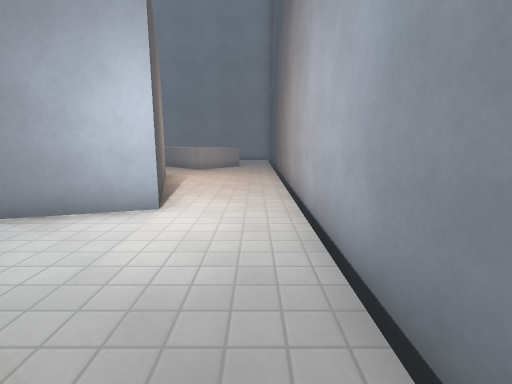
view 1 (above)

19 first-person views from a walk through a Godot game level. The camera is 1.3 m above the floor, tilts 10° down and sees 85° across. The floor is counted in squares, 1 m on a side. Each view is taken from the middle of a square. On the plan, view 1 faces up. The plan holds only what a view shows up to about 13 squares ahead; the rest is blank. The place goes on beyond the plan. Surface patterns are stand-ins for the level's own textures.

view 2
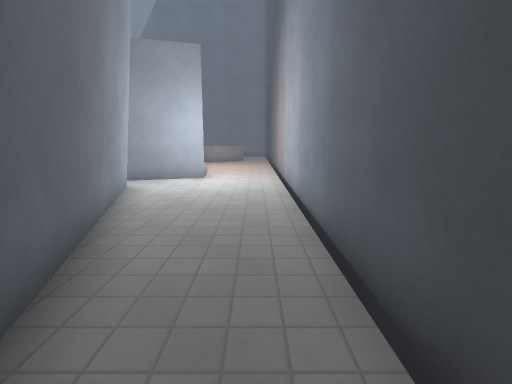

view 3
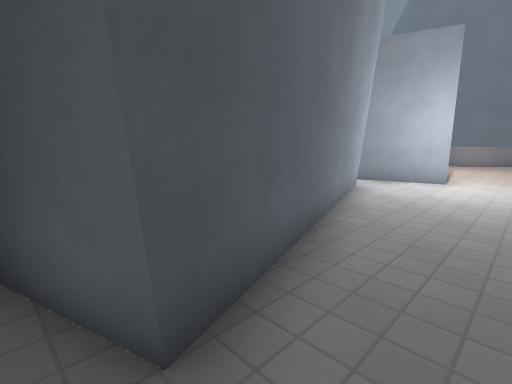

view 4
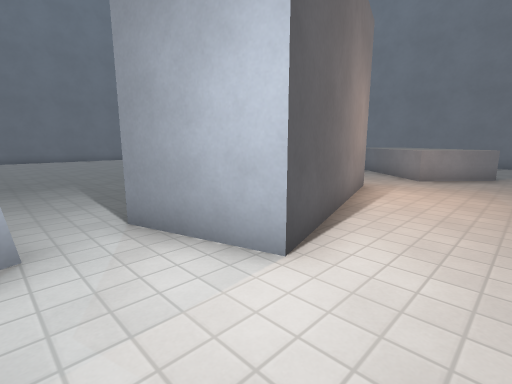

view 5
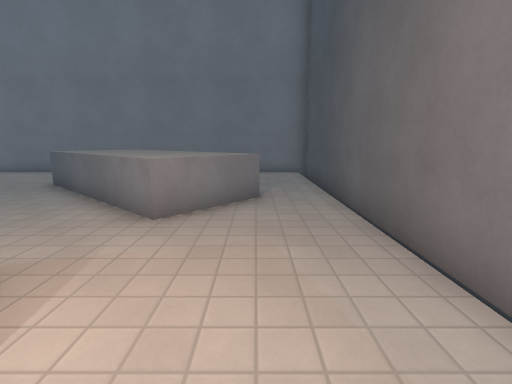

view 6
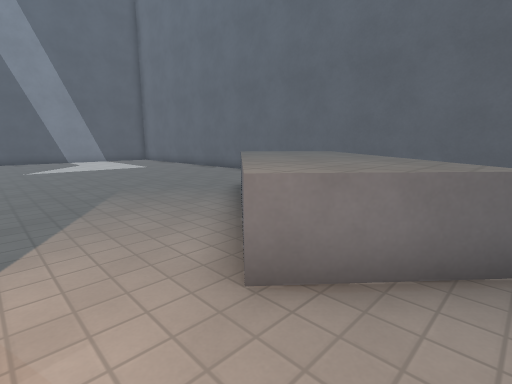

view 7
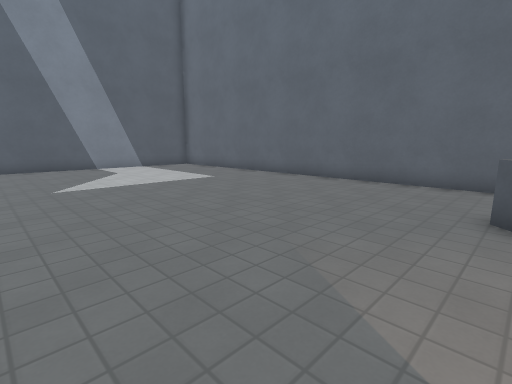

view 8
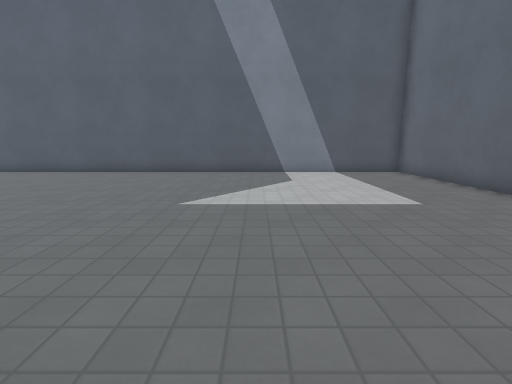

view 9
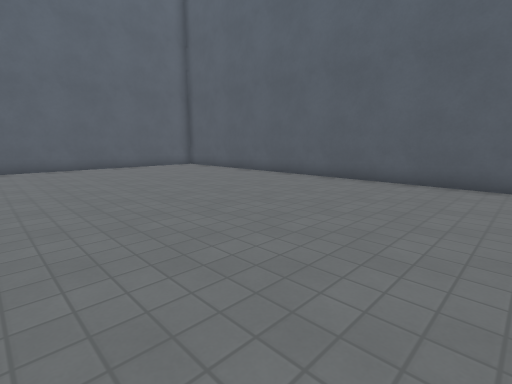

view 10
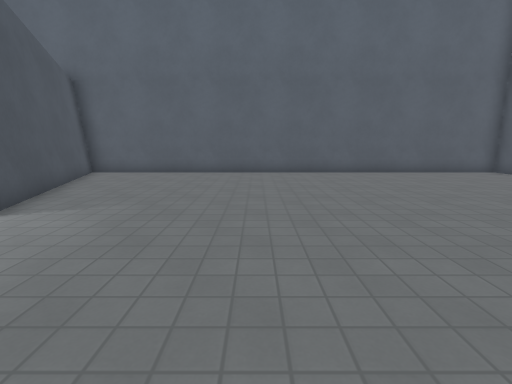

view 11
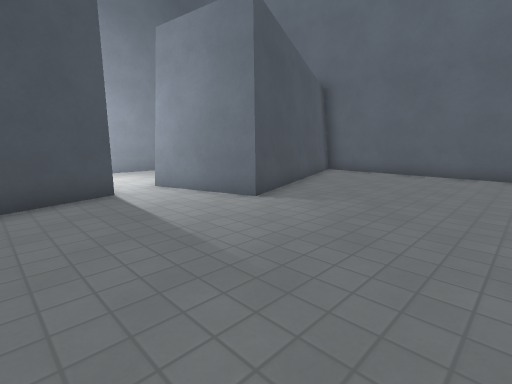

view 12
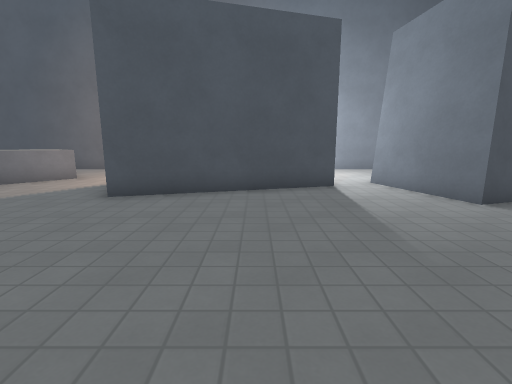

view 13
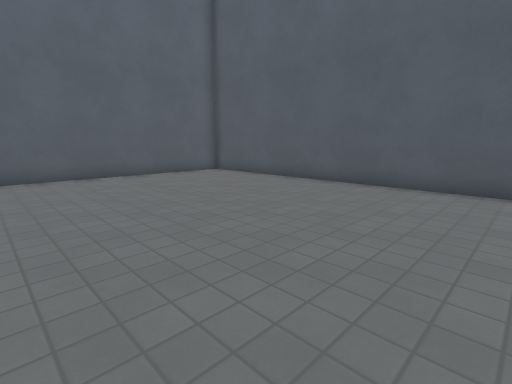

view 14
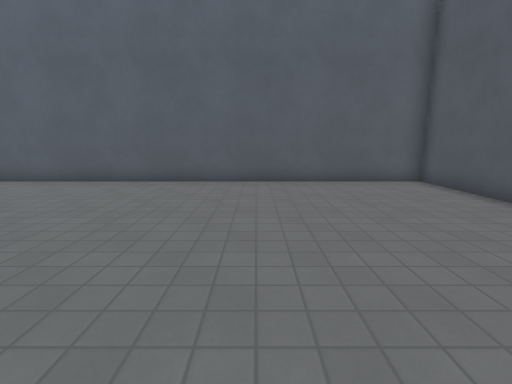

view 15
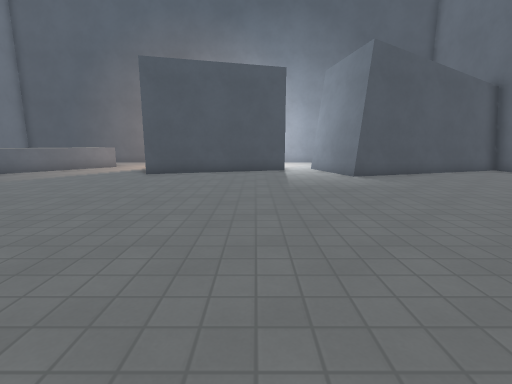

view 16
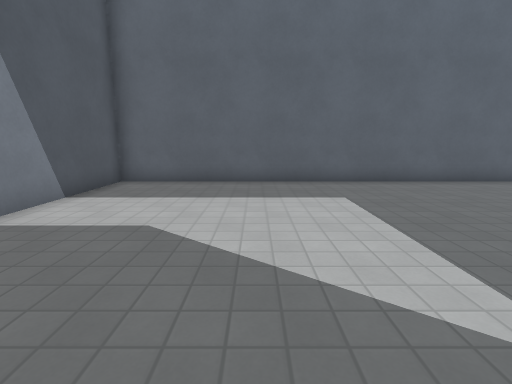

view 17
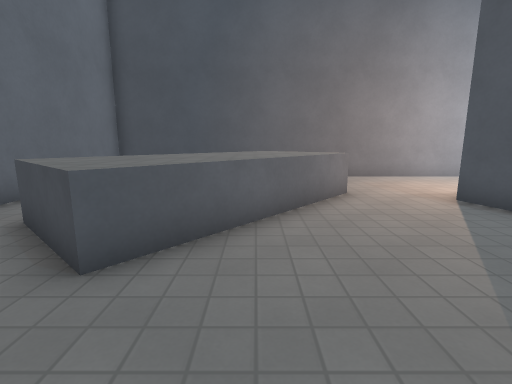

view 18
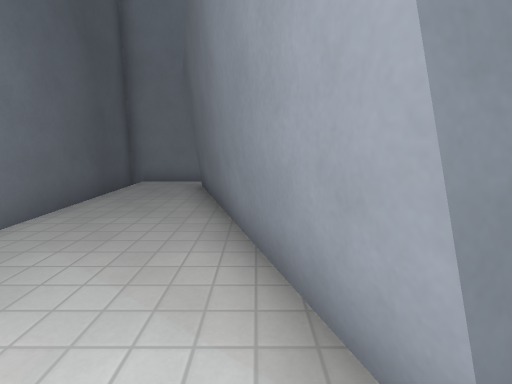

view 19
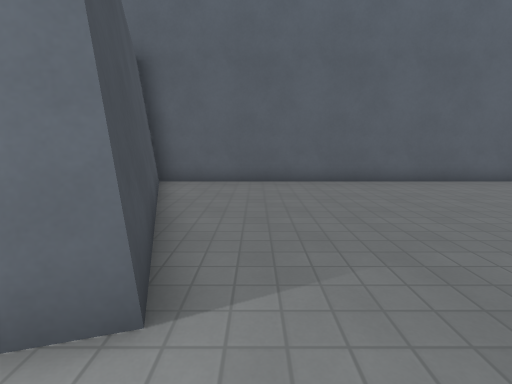

### Floor plan
Key: @ floor where view 1 was taken; # wall or solid block; . floor; ^ raised ledge.
Columns run from 23 left of view 1 to 1 right of it. Each row starts with its distance up from view 1.
 22 #########################
 21 #...............  ..  ..#
 20 #............... ..   ..#
 19 #................^^   ..#
 18 #...............^^^^. ..#
 17 #................^^^^...#
 16 #.................^^^^^.#
 15 #..................^^^..#
 14 #...................^...#
 13 #.......................#
 12 #.......................#
 11 #.................##....#
 10 #................###....#
  9 #................####...#
  8 #.................###...#
  7 #.................###...#
  6 #.................####..#
  5 #..................##...#
  4 #.......................#
  3 #.................##....#
  2 #...............#####...#
  1 #...............##  #...#
  0 #................#  #..@#
 -1 #................#  ##..#
 -2 #................##  #..#
 -3 #.................#  #..#
 -4 #.................#  #..#
 -5 #.................####..#
 -6 ###################  ####

Where each view was taken, in squares from view 1:
view 1: 0 up, 0 right, facing up
view 2: 5 down, 0 right, facing up
view 3: 5 down, 0 right, facing up-left
view 4: 3 up, 0 right, facing up-left
view 5: 9 up, 1 left, facing up
view 6: 12 up, 1 left, facing up-left
view 7: 12 up, 7 left, facing up-left
view 8: 15 up, 10 left, facing left
view 9: 10 up, 13 left, facing down-left
view 10: 7 up, 12 left, facing down
view 11: 7 up, 12 left, facing down-right
view 12: 7 up, 13 left, facing right
view 13: 6 up, 14 left, facing down-left
view 14: 4 up, 17 left, facing down
view 15: 6 up, 18 left, facing right
view 16: 12 up, 18 left, facing up
view 17: 16 up, 10 left, facing right
view 18: 4 up, 3 left, facing down
view 19: 4 up, 8 left, facing down
